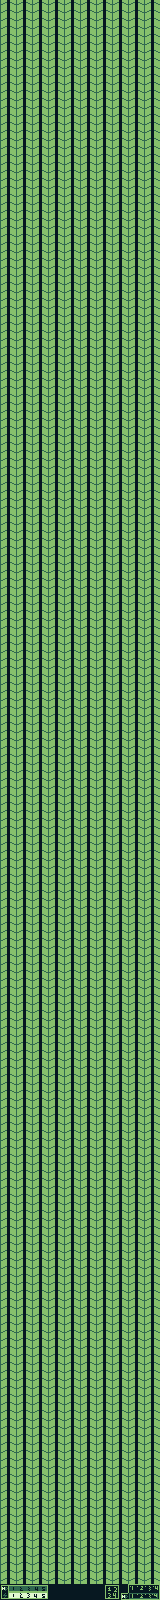

This is a level from a 2D game, rendered from its Tiled map with the project's own tilesets. A one-line summary and the map file follow, with tile-layer data summarised:
An orthogonal 10x100 tile map with 16x16 px tiles, 3 tile layers (Tile Layer 1, Tile Layer 2, Tile Layer 3), 2 tilesets.

<map version="1.10" tiledversion="1.11.2" orientation="orthogonal" renderorder="right-down" width="10" height="100" tilewidth="16" tileheight="16" infinite="0" nextlayerid="4" nextobjectid="1">
 <editorsettings>
  <export target="dancing minigame default background.tmx" format="tmx" />
 </editorsettings>
 <tileset firstgid="1" source="../temporal Light tiles/in_game_HUD.tsx" />
 <tileset firstgid="11" source="../temporal Light tiles/temporal_light_tileset.tsx" />
 <layer id="1" name="Tile Layer 1" width="10" height="100">
  <data>[1000 cells, 1000 non-empty, 11 distinct tile ids]</data>
 </layer>
 <layer id="2" name="Tile Layer 2" width="10" height="100">
  <data>[1000 cells, 990 non-empty, 2 distinct tile ids]</data>
 </layer>
 <layer id="3" name="Tile Layer 3" width="10" height="100">
  <data>[1000 cells, 990 non-empty, 2 distinct tile ids]</data>
 </layer>
</map>
